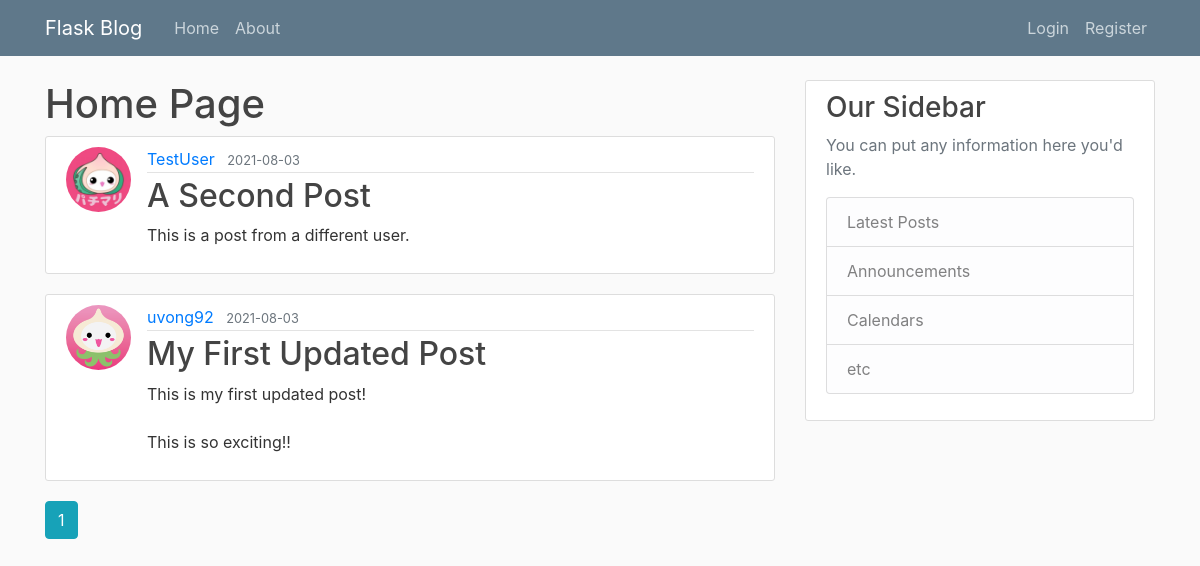
Page /home on the earlier database version.
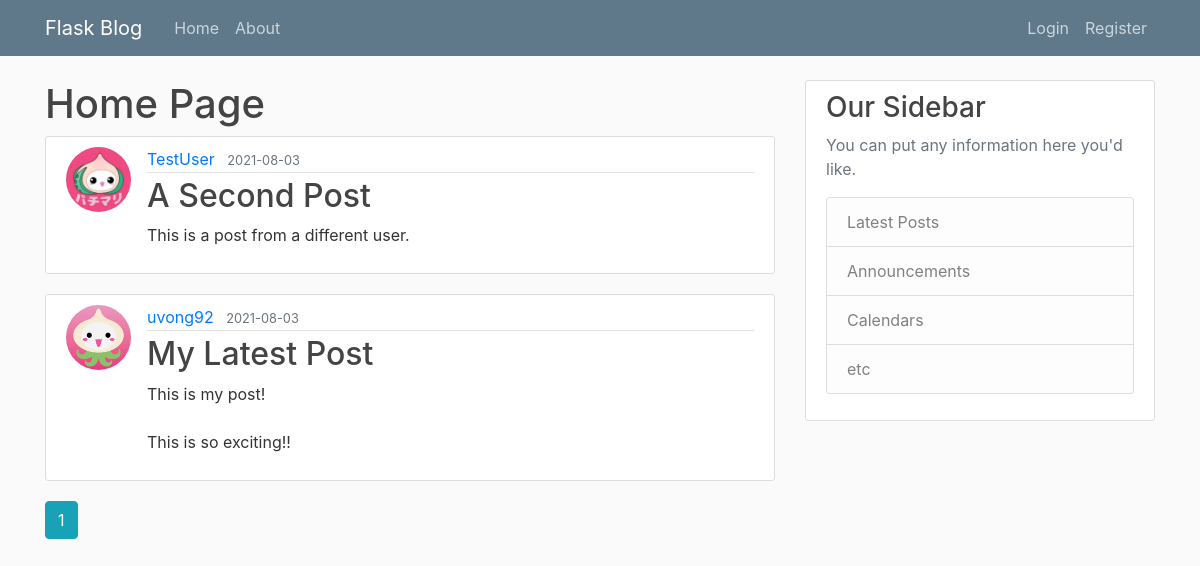
Same page on the later database version.
### flaskblog/models.py (models this page shows, shortened)
class Post(db.Model):
    id = db.Column(db.Integer, primary_key=True)
    title = db.Column(db.String(100), nullable=False)
    date_posted = db.Column(db.DateTime, nullable=False, default=datetime.utcnow)
    content = db.Column(db.Text, nullable=False)
    user_id = db.Column(db.Integer, db.ForeignKey('user.id'), nullable=False)

class User(db.Model, UserMixin):
    id = db.Column(db.Integer, primary_key=True)
    username = db.Column(db.String(20), unique=True, nullable=False)
    email = db.Column(db.String(120), unique=True, nullable=False)
    image_file = db.Column(db.String(20), nullable=False, default='default.jpg')
    password = db.Column(db.String(60), nullable=False)
    posts = db.relationship('Post', backref='author', lazy=True)

### flaskblog/main/routes.py (the view)
@main.route("/")
@main.route("/home")
def home():
    page = request.args.get('page', 1, type=int)
    posts = Post.query.order_by(Post.date_posted.desc()).paginate(page=page, per_page=5)
    return render_template('home.html', posts=posts)

### flaskblog/templates/home.html
{% extends "layout.html" %}
{% block content %}
    <h1>Home Page</h1>
    {% for post in posts.items %}
        <article class="media content-section">
            <img class="rounded-circle article-img" src="{{ url_for('static', filename='profile_pics/' + post.author.image_file) }}">
            <div class="media-body">
            <div class="article-metadata">
                <a class="mr-2" href="{{ url_for('users.user_posts', username=post.author.username) }}">{{ post.author.username }}</a>
                <small class="text-muted">{{ post.date_posted.strftime('%Y-%m-%d') }}</small>
            </div>
            <h2><a class="article-title" href="{{ url_for('posts.post', post_id=post.id) }}">{{ post.title }}</a></h2>
            <p class="article-content">{{ post.content }}</p>
            </div>
        </article>
    {% endfor %}
    {% for page_num in posts.iter_pages(left_edge=1, right_edge=1, left_current=1, right_current=2) %}
        {% if page_num %}
            {% if posts.page == page_num %}
                <a class="btn btn-info mb-4" href="{{ url_for('main.home', page=page_num) }}">{{ page_num }}</a>
            {% else %}
                <a class="btn btn-outline-info mb-4" href="{{ url_for('main.home', page=page_num) }}">{{ page_num }}</a>
            {% endif %}
        {% else %}
            ...
        {% endif %}
    {% endfor %}
{% endblock content %}

Differences in the rows shown:
changed Post "uvong92": title "My First Updated Post" → "My Latest Post"; content "This is my first updated post! This is so exciting!!" → "This is my post! This is so exciting!!"
